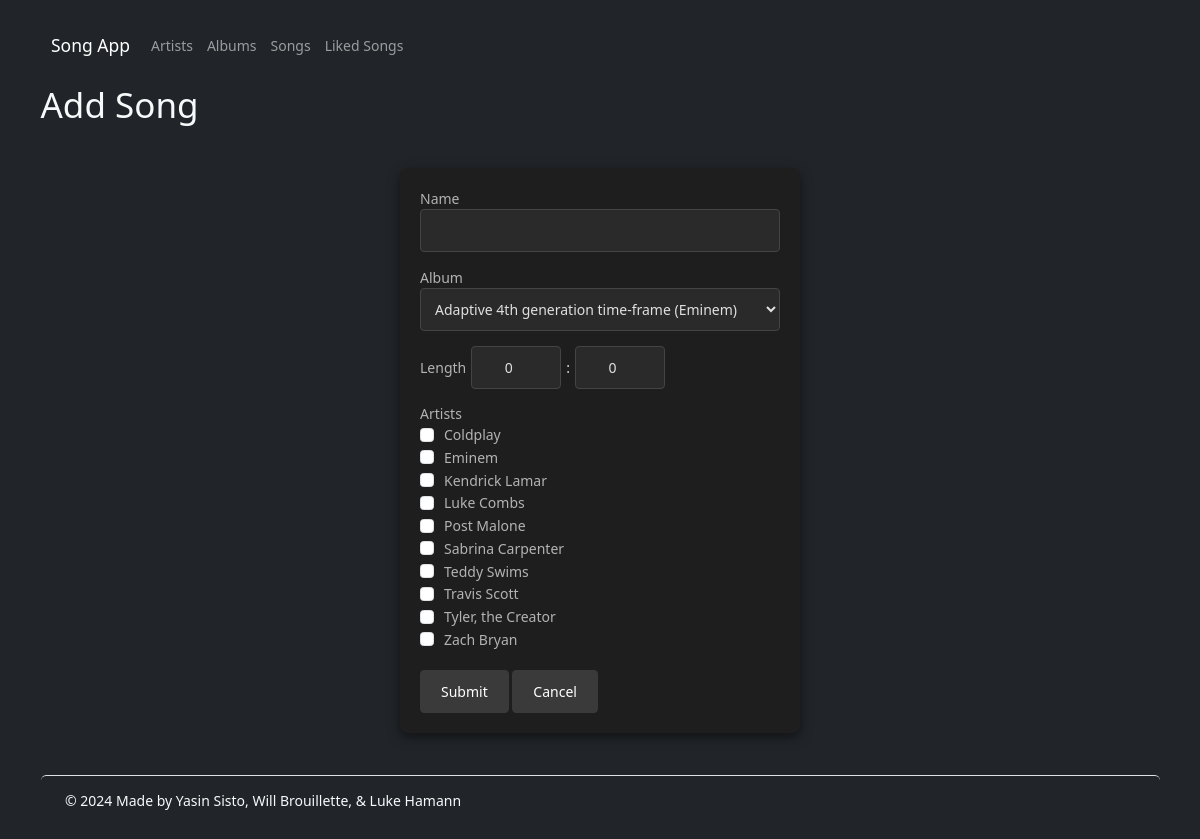
The page /?action=songForm on the database its author committed.
### tables this page shows
CREATE TABLE artists (
    id               int           AUTO_INCREMENT,
    name             varchar(127)  NOT NULL,
    imagePath        varchar(1023) NOT NULL,
    monthlyListeners int           NOT NULL,
    PRIMARY KEY (id),
    CONSTRAINT artistsUkName UNIQUE (name)
);

### index.php (called while the page is built, shortened)
<?php
require('models/_database.php');
require('models/artists.php');
require('models/albums.php');
require('controllers/songsController.php');

### models/albums.php (called while the page is built, shortened)
<?php
function getAllAlbums() : array
{
    global $db;
    $query = 'SELECT albums.id id, albums.name name, albums.artistId artistId,
                     albums.imagePath imagePath, artists.name artistName
              FROM albums
                  JOIN artists ON albums.artistId = artists.id
              ORDER BY LOWER(albums.name)';
    $statement = $db->prepare($query);
    $statement->execute();
    $albums = $statement->fetchAll();
    return $albums;
}
?>

### models/artists.php (called while the page is built, shortened)
<?php
function getAllArtists()
{
    global $db;
    $query = 'SELECT id, name, monthlyListeners, imagePath
              FROM artists
              ORDER BY LOWER(name)';
    $statement = $db->prepare($query);
    $statement->execute();
    $artists = $statement->fetchAll();
    return $artists;
}
?>

### views/songs/songForm.php (the view, shortened to what this page needs)
<?php include('views/_partials/header.php'); ?>
<h1>
    <?php echo ($song['id'] == 0 ? 'Add' : 'Edit') . ' Song'; ?>
</h1>
<form action="." method="post" class="form">
    <div class="form-group">
        <label for="name" class="label">Name</label>
        <input type="text" name="name" id="name" class="input"
            value="<?php echo htmlspecialchars($song['name']); ?>" autofocus />
    </div>
    <div>
        <label for="albumId" class="label">Album</label>
        <select name="albumId" class="select">
            <?php foreach ($albums as $album) : ?>
                <option value="<?php echo $album['id']; ?>">
                    <?php echo htmlspecialchars($album['name']) . ' (' .
                        htmlspecialchars($album['artistName']) . ')'; ?>
                </option>
            <?php endforeach; ?>
        </select>
    </div>
    <?php
    $length = $song['length'];
    $minutes = intdiv($length, 60);
    $seconds = $length - ($minutes * 60);
    ?>
    <div class="form-group length-group">
        <label for="minutes" class="mr-2 label">Length</label>
        <input type="number" name="minutes" id="minutes" class="input"
            value="<?php echo $minutes; ?>" />
        <span class="label">:</span>
        <input type="number" name="seconds" id="seconds" class="input"
            value="<?php echo $seconds; ?>" />
    </div>
    <div class="form-group check-boxes mt-3">
        <label class="label">Artists</label>
        <?php foreach ($artists as $artist) : ?>
            <div class="form-check">
                <input type="checkbox" name="artistIds[<?php echo $artist['id']; ?>]"
                    class="form-check-input"
                    <?php echo (in_array($artist['id'], $artistIds) ? 'checked' : ''); ?> />
                <label class="form-check-label label">
                    <?php echo htmlspecialchars($artist['name']); ?>
                </label>
            </div>
        <?php endforeach; ?>
    </div>
    <div>
        <input type="submit" value="Submit" class="btn btn-submit" />
        <?php
        if ($song['id'] == 0)
        {
            $href = '?action=listSongs';
        }
        else
        {
            $href = "?action=viewSong&songId=" . $song['id'];
        }
        ?>
        <a href="<?php echo $href; ?>" class="btn btn-cancel">
            Cancel
        </a>
    </div>
</form>
<?php include('views/_partials/footer.php'); ?>

### css/site.css (style rules this page uses)
:root { font-family: 'Arial', sans-serif; font-size: 14px; position: relative; min-height: 100%; }
body { background-color: #121212; color: #e0e0e0; }
.btn { background-color: #3a3a3a; color: #fff; border: none; border-radius: 0.3rem; padding: 0.8rem 1.5rem; }
.btn-submit, .btn-cancel { cursor: pointer; transition: background-color 0.3s ease; text-decoration: none; display: inline-block; }
.form { background-color: #1e1e1e; padding: 20px; border-radius: 8px; box-shadow: 0 4px 12px rgba(0, 0, 0, 0.5); max-width: 400px; margin: 3rem auto; }
.label { color: #b3b3b3; }
.input { color: #e0e0e0; background-color: #2a2a2a; border: 1px solid #444; border-radius: 4px; padding: 10px; width: 100%; margin-bottom: 15px; }
.select { background-color: #2a2a2a; color: #e0e0e0; border: 1px solid #444; border-radius: 4px; padding: 10px; width: 100%; margin-bottom: 15px; }
.form-check-input { margin-right: 10px; }
.length-group { display: flex; align-items: center; gap: 5px; }
.length-group .input { width: 25%; text-align: center; margin-bottom: 0px; }
.length-group span { color: #e0e0e0; }
.check-boxes { margin-bottom: 20px; }

### rows shown on the page
artists: name "Coldplay"
artists: name "Eminem"
artists: name "Kendrick Lamar"
artists: name "Luke Combs"
artists: name "Post Malone"
artists: name "Sabrina Carpenter"
artists: name "Teddy Swims"
artists: name "Travis Scott"
artists: name "Tyler, the Creator"
artists: name "Zach Bryan"

### other values the page prints
form field albumId "Adaptive 4th generation time-frame (Eminem)"
